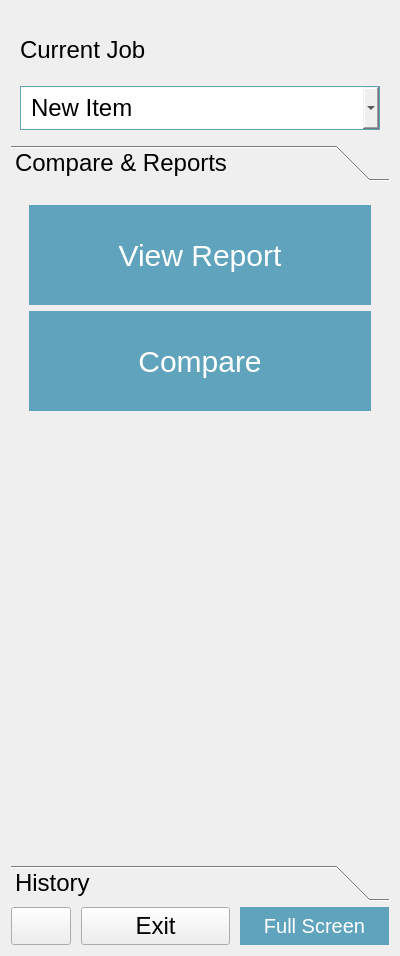
        <widget class="QWidget" name="menu_main" native="true">
         <property name="minimumSize">
          <size>
           <width>400</width>
           <height>0</height>
          </size>
         </property>
         <property name="maximumSize">
          <size>
           <width>400</width>
           <height>16777215</height>
          </size>
         </property>
         <property name="font">
          <font>
           <pointsize>18</pointsize>
          </font>
         </property>
         <layout class="QVBoxLayout" name="verticalLayout">
          <item>
           <widget class="QWidget" name="widget_3" native="true">
            <layout class="QVBoxLayout" name="verticalLayout_8">
             <item>
              <widget class="QLabel" name="lblCurrentJob">
               <property name="minimumSize">
                <size>
                 <width>0</width>
                 <height>60</height>
                </size>
               </property>
               <property name="text">
                <string>Current Job</string>
               </property>
              </widget>
             </item>
             <item>
              <widget class="QComboBox" name="cbbJobSelect">
               <property name="sizePolicy">
                <sizepolicy hsizetype="Expanding" vsizetype="Fixed">
                 <horstretch>0</horstretch>
                 <verstretch>0</verstretch>
                </sizepolicy>
               </property>
               <property name="styleSheet">
                <string notr="true">QComboBox {
    border: 1px solid #60a3bc;
    padding: 6px 10px;
    font-size: 18pt;
}
QComboBox QAbstractItemView::item {
    min-height: 60px;
    padding-top: 6px;
    padding-bottom: 6px;
}
</string>
               </property>
               <property name="editable">
                <bool>false</bool>
               </property>
               <item>
                <property name="text">
                 <string>New Item</string>
                </property>
               </item>
               <item>
                <property name="text">
                 <string>New Item</string>
                </property>
               </item>
               <item>
                <property name="text">
                 <string>New Item</string>
                </property>
               </item>
              </widget>
             </item>
            </layout>
           </widget>
          </item>
          <item>
           <widget class="QToolBox" name="toolBox">
            <property name="currentIndex">
             <number>0</number>
            </property>
            <widget class="QWidget" name="tboxPage1">
             <property name="geometry">
              <rect>
               <x>0</x>
               <y>0</y>
               <width>382</width>
               <height>597</height>
              </rect>
             </property>
             <attribute name="icon">
              <iconset>
               <normaloff>:/icon/icon/home-4-48 (2).ico</normaloff>:/icon/icon/home-4-48 (2).ico</iconset>
             </attribute>
             <attribute name="label">
              <string>Compare &amp;&amp; Reports</string>
             </attribute>
             <layout class="QVBoxLayout" name="verticalLayout_6">
              <item>
               <widget class="QWidget" name="widget_4" native="true">
                <layout class="QVBoxLayout" name="verticalLayout_12">
                 <item>
                  <widget class="QPushButton" name="btnViewReport">
                   <property name="minimumSize">
                    <size>
                     <width>120</width>
                     <height>100</height>
                    </size>
                   </property>
                   <property name="styleSheet">
                    <string notr="true">QPushButton {
    background-color: #60a3bc;     /* xanh sáng hơn */
    color: white;
    border: 1px solid #60a3bc;
    padding: 6px 10px;
    font-size: 30px;
}

QPushButton:hover {
    background-color: #74b5cd;     /* #60a3bc + sáng */
    border: 1px solid #74b5cd;
}

QPushButton:pressed {
    background-color: #4d8ea3;     /* #60a3bc - đậm */
    border: 1px solid #4d8ea3;
}</string>
                   </property>
                   <property name="text">
                    <string>View Report</string>
                   </property>
                  </widget>
                 </item>
                 <item>
                  <widget class="QPushButton" name="btnCompare2">
                   <property name="minimumSize">
                    <size>
                     <width>0</width>
                     <height>100</height>
                    </size>
                   </property>
                   <property name="styleSheet">
                    <string notr="true">QPushButton {
    background-color: #60a3bc;     /* xanh sáng hơn */
    color: white;
    border: 1px solid #60a3bc;
    padding: 6px 10px;
    font-size: 30px;
}

QPushButton:hover {
    background-color: #74b5cd;     /* #60a3bc + sáng */
    border: 1px solid #74b5cd;
}

QPushButton:pressed {
    background-color: #4d8ea3;     /* #60a3bc - đậm */
    border: 1px solid #4d8ea3;
}</string>
                   </property>
                   <property name="text">
                    <string>Compare</string>
                   </property>
                  </widget>
                 </item>
                </layout>
               </widget>
              </item>
              <item>
               <spacer name="verticalSpacer">
                <property name="orientation">
                 <enum>Qt::Vertical</enum>
                </property>
                <property name="sizeHint" stdset="0">
                 <size>
                  <width>20</width>
                  <height>437</height>
                 </size>
                </property>
               </spacer>
              </item>
             </layout>
            </widget>
            <widget class="QWidget" name="tboxPage2">
             <property name="geometry">
              <rect>
               <x>0</x>
               <y>0</y>
               <width>382</width>
               <height>597</height>
              </rect>
             </property>
             <attribute name="label">
              <string>History</string>
             </attribute>
            </widget>
           </widget>
          </item>
          <item>
           <widget class="QWidget" name="exit_widget" native="true">
            <property name="sizePolicy">
             <sizepolicy hsizetype="Preferred" vsizetype="Fixed">
              <horstretch>0</horstretch>
              <verstretch>0</verstretch>
             </sizepolicy>
            </property>
            <layout class="QHBoxLayout" name="horizontalLayout_3">
             <property name="spacing">
              <number>10</number>
             </property>
             <property name="leftMargin">
              <number>0</number>
             </property>
             <property name="topMargin">
              <number>0</number>
             </property>
             <property name="rightMargin">
              <number>0</number>
             </property>
             <property name="bottomMargin">
              <number>0</number>
             </property>
             <item>
              <widget class="QPushButton" name="btnLogin">
               <property name="maximumSize">
                <size>
                 <width>60</width>
                 <height>60</height>
                </size>
               </property>
               <property name="text">
                <string/>
               </property>
               <property name="icon">
                <iconset resource="resource.qrc">
                 <normaloff>:/icon/icon/user.png</normaloff>:/icon/icon/user.png</iconset>
               </property>
               <property name="iconSize">
                <size>
                 <width>35</width>
                 <height>35</height>
                </size>
               </property>
              </widget>
             </item>
             <item>
              <widget class="QPushButton" name="btnShutdown">
               <property name="maximumSize">
                <size>
                 <width>16777215</width>
                 <height>60</height>
                </size>
               </property>
               <property name="text">
                <string>Exit</string>
               </property>
               <property name="icon">
                <iconset resource="resource.qrc">
                 <normaloff>:/icon/icon/power-button.png</normaloff>:/icon/icon/power-button.png</iconset>
               </property>
               <property name="iconSize">
                <size>
                 <width>60</width>
                 <height>60</height>
                </size>
               </property>
               <property name="checkable">
                <bool>false</bool>
               </property>
              </widget>
             </item>
             <item>
              <widget class="QPushButton" name="btnFullScreen">
               <property name="styleSheet">
                <string notr="true">QPushButton {
    background-color: #60a3bc;     /* xanh sáng hơn */
    color: white;
    border: 1px solid #60a3bc;
    padding: 6px 10px;
    font-size: 20px;
}

QPushButton:hover {
    background-color: #74b5cd;     /* #60a3bc + sáng */
    border: 1px solid #74b5cd;
}

QPushButton:pressed {
    background-color: #4d8ea3;     /* #60a3bc - đậm */
    border: 1px solid #4d8ea3;
}</string>
               </property>
               <property name="text">
                <string>Full Screen</string>
               </property>
              </widget>
             </item>
            </layout>
           </widget>
          </item>
         </layout>
        </widget>
